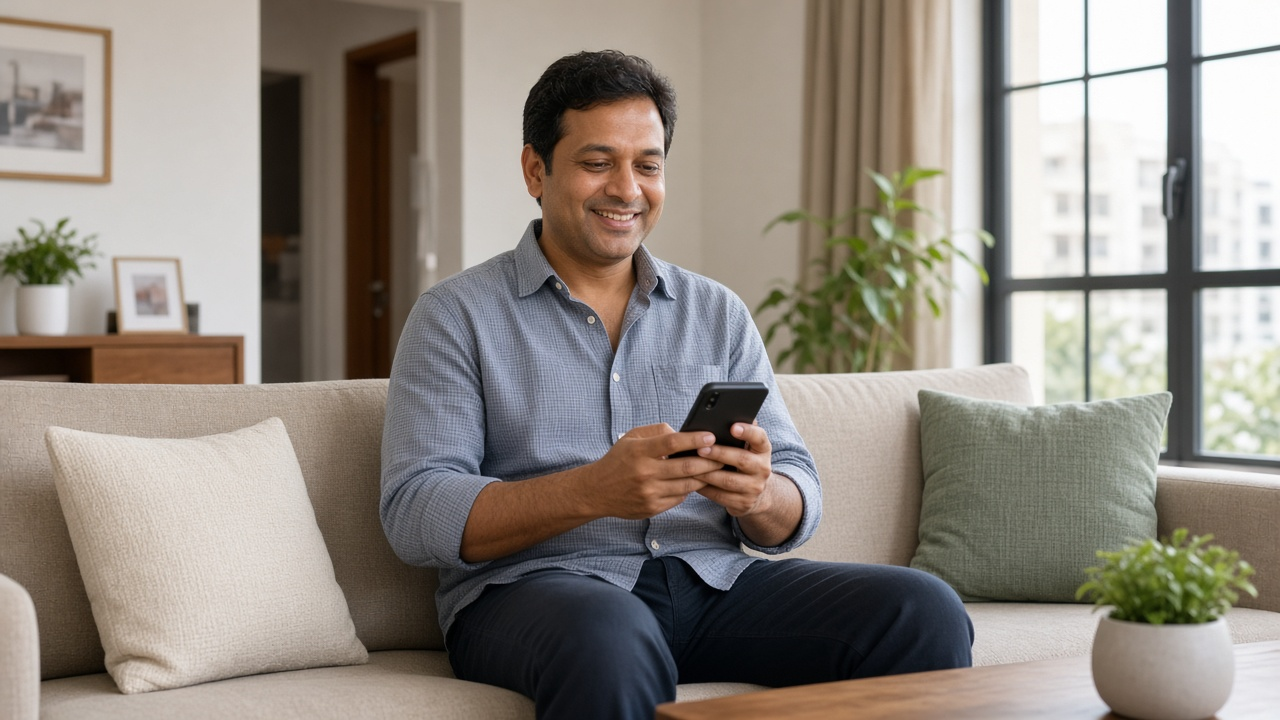
#> input picture marketing/google-ads/images/source/generic-owner-posting-phone.png, 1280 x 720 px; its folder holds only this picture in this run
$ python make_ad_images.py
#> lines starting #> are read from the running program, lines starting #| are printed output that depends on the picture
"""Crop source images into Google Ads image-asset sizes.

Usage: python marketing/google-ads/images/make_ad_images.py

Reads source/*.png and writes out/<name>-square.jpg (1:1) and out/<name>-landscape.jpg (1.91:1).
Google's minimums are 300x300 and 600x314; output is capped at the recommended 1200 px and
never upscaled. See docs/plans/google-ads-image-assets.md.
"""

from pathlib import Path

from PIL import Image

HERE = Path(__file__).parent
SRC = HERE / "source"
OUT = HERE / "out"
MAX_BYTES = 5 * 1024 * 1024
LANDSCAPE_RATIO = 1.91
MAX_SIDE = 1200

# Horizontal centre of the subject (0..1) for the square crop; default 0.5.
SQUARE_FOCUS_X = {
    "sell-handshake-keys-documents": 0.46,
    "sell-owner-photographing-balcony": 0.47,
    "generic-couple-photographing-room": 0.52,
}
# Vertical anchor (0 = keep top, 1 = keep bottom) for the landscape crop; default 0.5.
LANDSCAPE_FOCUS_Y = {
    "generic-owner-posting-phone": 0.3,
    "sell-owner-photographing-balcony": 0.3,
}


def crop_box(w: int, h: int, target_ratio: float, fx: float, fy: float) -> tuple[int, int, int, int]:
    if w / h > target_ratio:
        cw, ch = round(h * target_ratio), h
    else:
        cw, ch = w, round(w / target_ratio)
    left = min(max(round(fx * w - cw / 2), 0), w - cw)
    top = round((h - ch) * fy)
    return left, top, left + cw, top + ch


def save(img: Image.Image, path: Path) -> None:
    if img.width > MAX_SIDE:
        img = img.resize((MAX_SIDE, round(img.height * MAX_SIDE / img.width)), Image.LANCZOS)
    img.convert("RGB").save(path, "JPEG", quality=90, optimize=True)
    size = path.stat().st_size
    if size > MAX_BYTES:
        raise SystemExit(f"{path.name} is {size} bytes, over the 5 MB limit")
    print(f"{path.name}: {img.width}x{img.height}, {size // 1024} KB")


def main() -> None:
    OUT.mkdir(exist_ok=True)
    for src in sorted(SRC.glob("*.png")):
        name = src.stem
        img = Image.open(src)
#> img is the input picture: PIL image 1280x720 RGB; mean R, G, B 144.2, 136.7, 128.2
        w, h = img.size
#> w = 1280; h = 720
        save(img.crop(crop_box(w, h, 1.0, SQUARE_FOCUS_X.get(name, 0.5), 0.5)), OUT / f"{name}-square.jpg")
#> in save, `img.convert("RGB").save(path, "JPEG", quality=90, optimize=True)`:
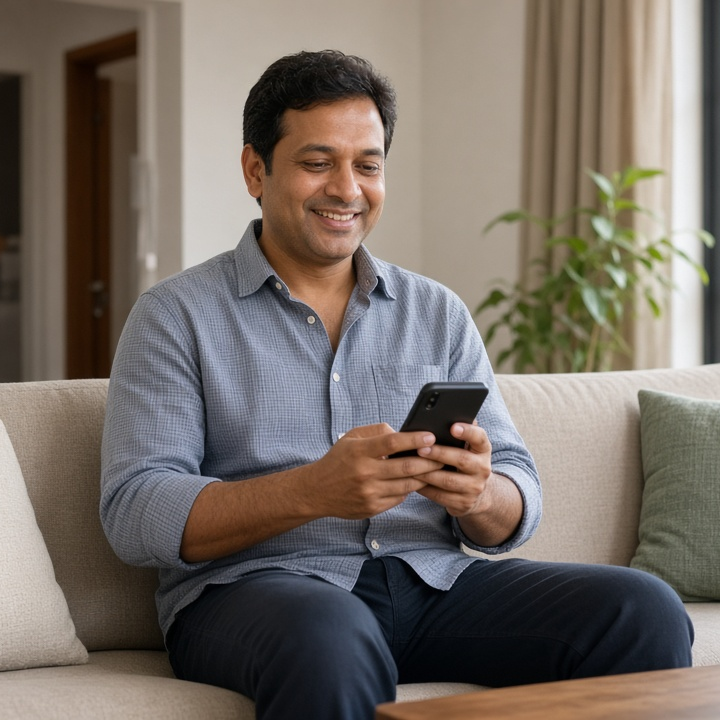
#> saved as generic-owner-posting-phone-square.jpg: PIL image 720x720 RGB; mean R, G, B 118.3, 108.9, 100.7
#| generic-owner-posting-phone-square.jpg: 720x720, 108 KB
        save(
            img.crop(crop_box(w, h, LANDSCAPE_RATIO, 0.5, LANDSCAPE_FOCUS_Y.get(name, 0.5))),
            OUT / f"{name}-landscape.jpg",
        )
#> in save (call 2), `img = img.resize((MAX_SIDE, round(img.height * MAX_SIDE / img.width)),..`:
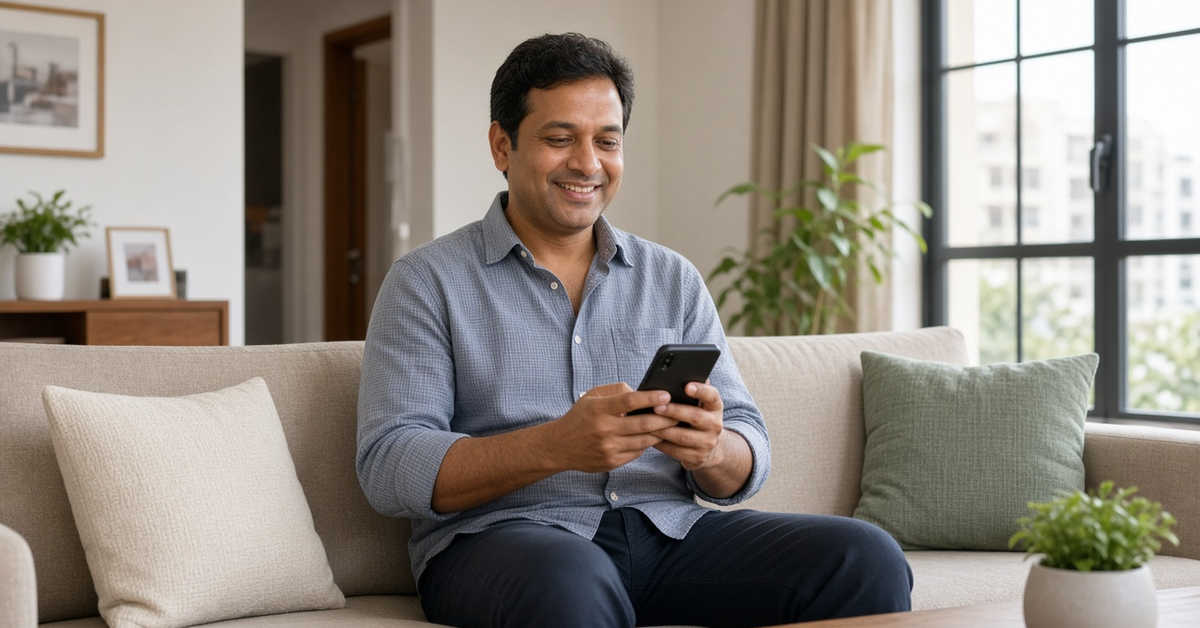
#> img: PIL image 1200x628 RGB; mean R, G, B 143.1, 136.1, 127.7
#| generic-owner-posting-phone-landscape.jpg: 1200x628, 142 KB


if __name__ == "__main__":
    main()

$ run again, on marketing/google-ads/images/source/generic-phone-at-window.png
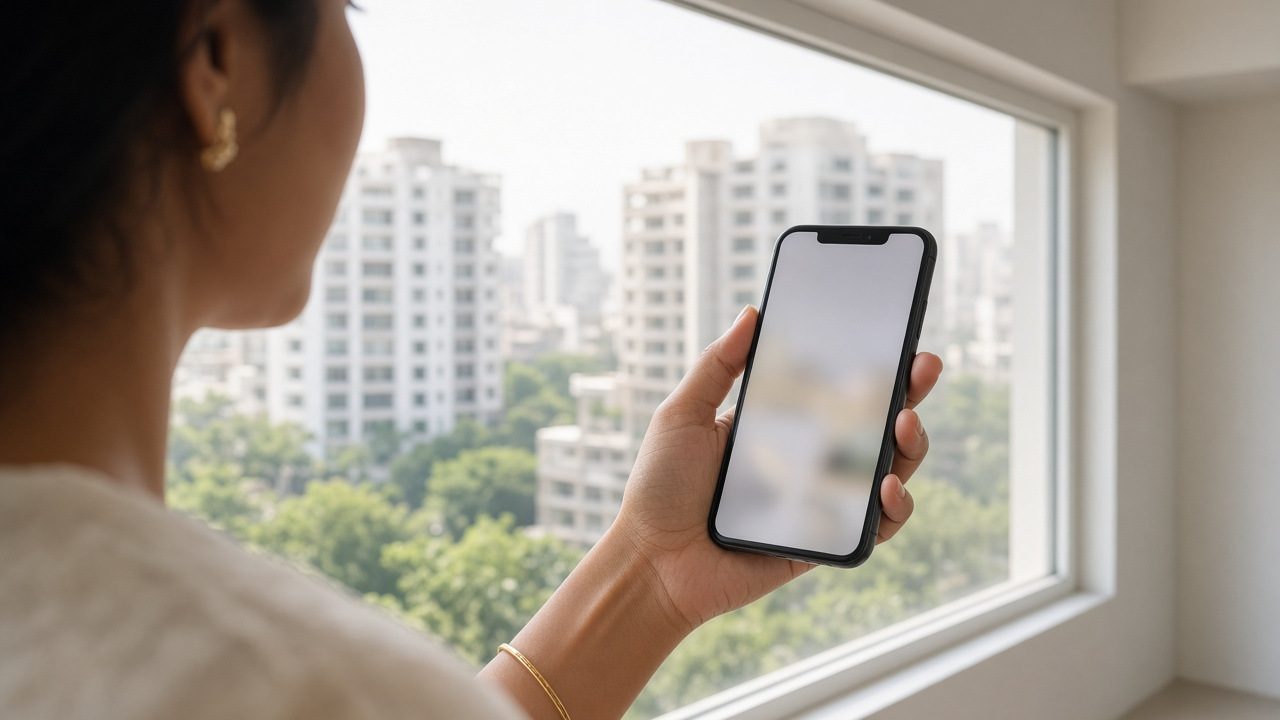
#> input picture marketing/google-ads/images/source/generic-phone-at-window.png, 1280 x 720 px
#> in main, img is the input picture: PIL image 1280x720 RGB; mean R, G, B 164.4, 156.1, 145.6
#> in save, `img.convert("RGB").save(path, "JPEG", quality=90, optimize=True)`:
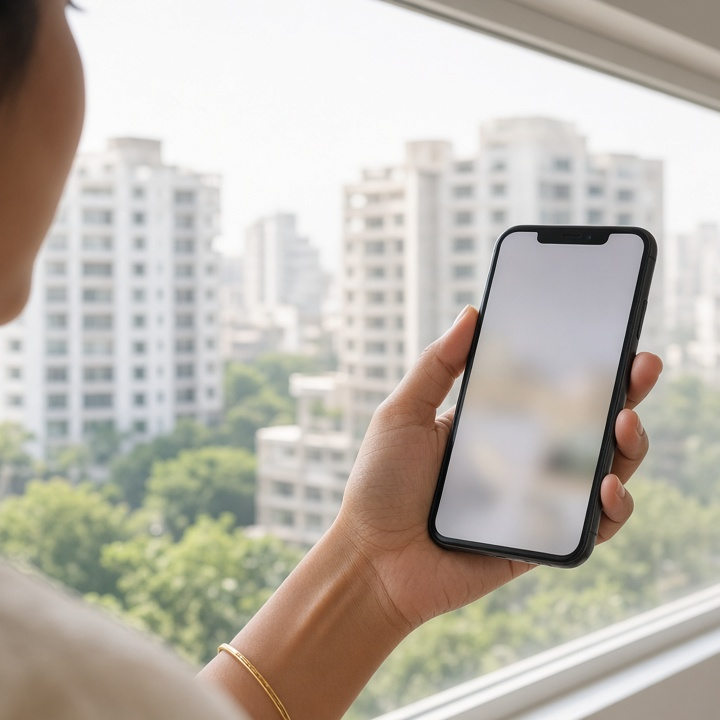
#> saved as generic-phone-at-window-square.jpg: PIL image 720x720 RGB; mean R, G, B 189.5, 183.3, 173.7
#| generic-phone-at-window-square.jpg: 720x720, 73 KB
#> in save (call 2), `img = img.resize((MAX_SIDE, round(img.height * MAX_SIDE / img.width)),..`:
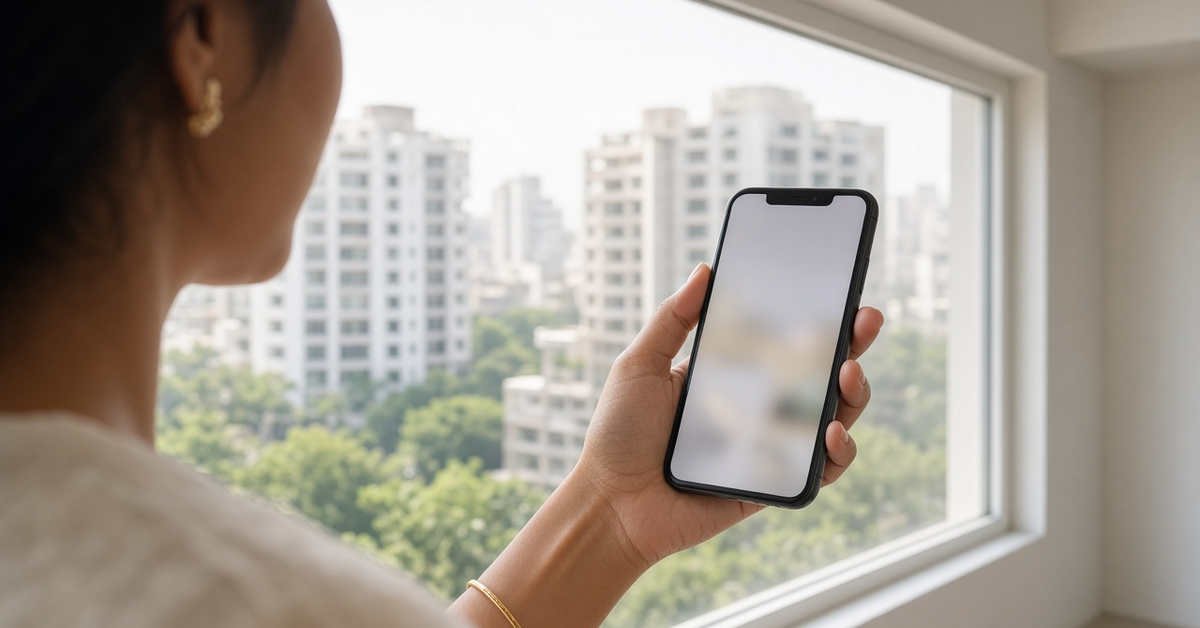
#> img: PIL image 1200x628 RGB; mean R, G, B 165.4, 157.2, 146.8
#| generic-phone-at-window-landscape.jpg: 1200x628, 86 KB

$ run again, on marketing/google-ads/images/source/sell-family-outside-house.png
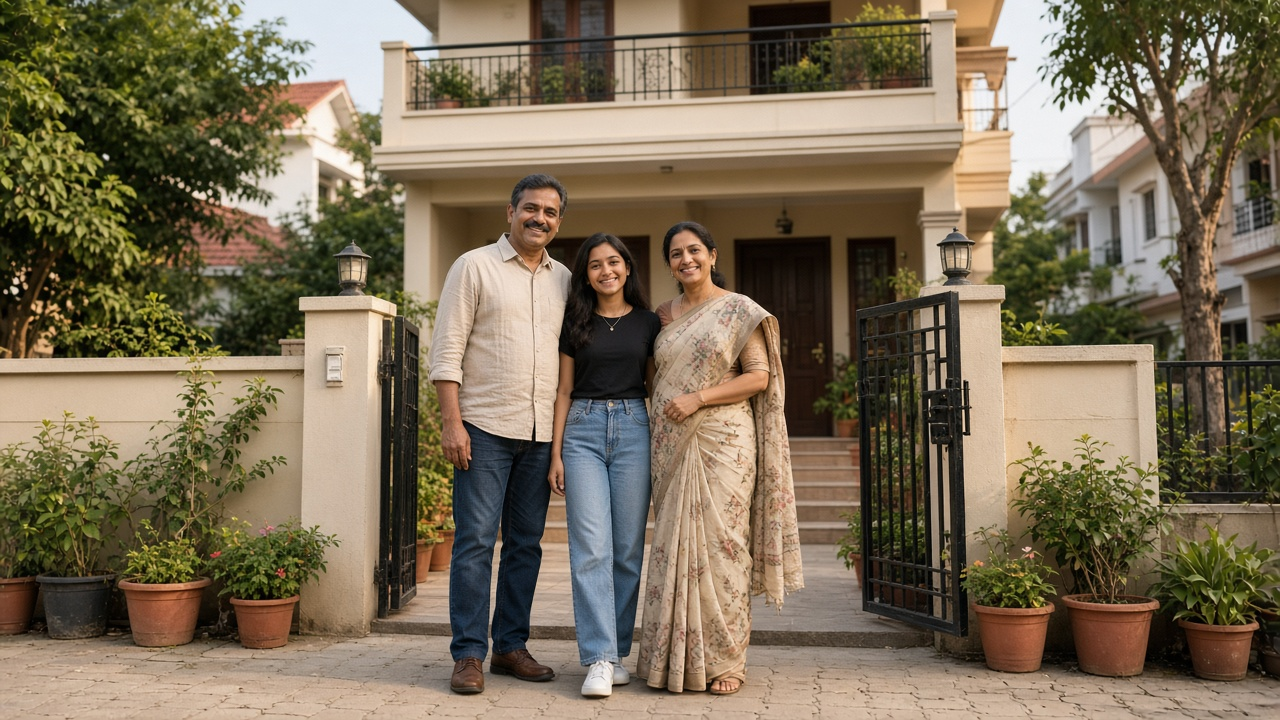
#> input picture marketing/google-ads/images/source/sell-family-outside-house.png, 1280 x 720 px
#> in main, img is the input picture: PIL image 1280x720 RGB; mean R, G, B 123.5, 109.9, 86.9
#> in save, `img.convert("RGB").save(path, "JPEG", quality=90, optimize=True)`:
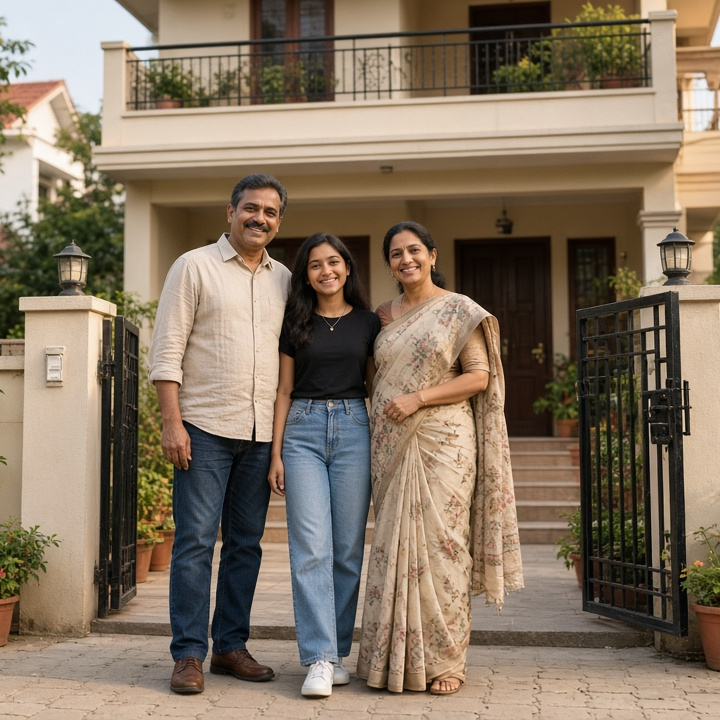
#> saved as sell-family-outside-house-square.jpg: PIL image 720x720 RGB; mean R, G, B 132.6, 116.4, 97.5
#| sell-family-outside-house-square.jpg: 720x720, 148 KB
#> in save (call 2), `img = img.resize((MAX_SIDE, round(img.height * MAX_SIDE / img.width)),..`:
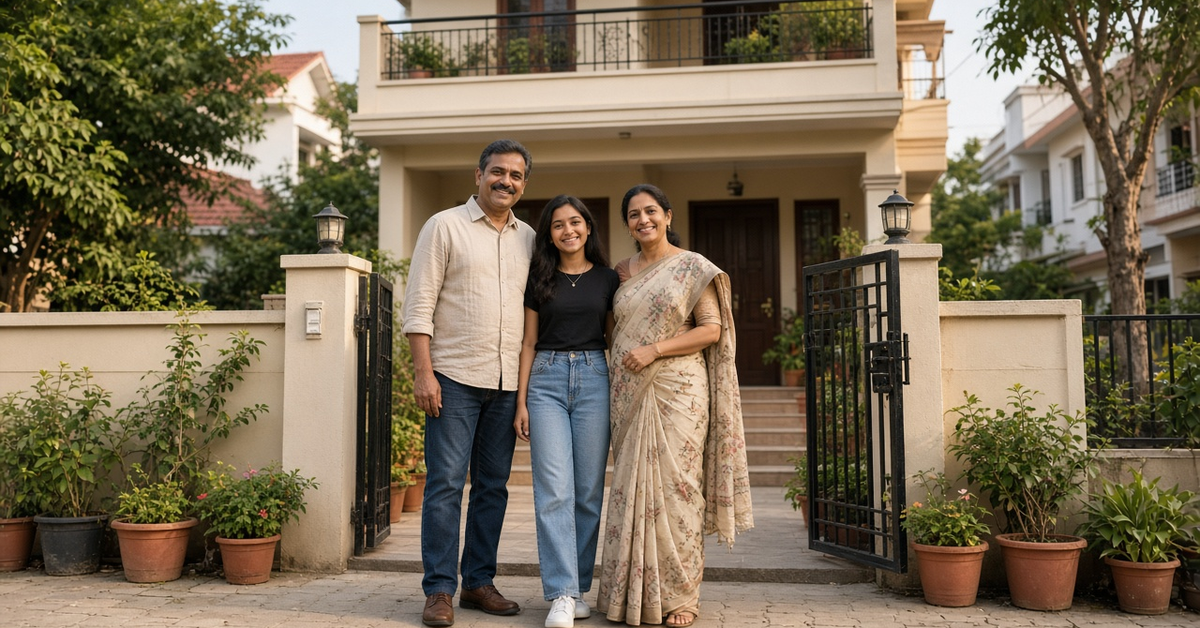
#> img: PIL image 1200x628 RGB; mean R, G, B 120.9, 107.5, 84.5
#| sell-family-outside-house-landscape.jpg: 1200x628, 230 KB

$ run again, on marketing/google-ads/images/source/sell-handshake-keys-documents.png
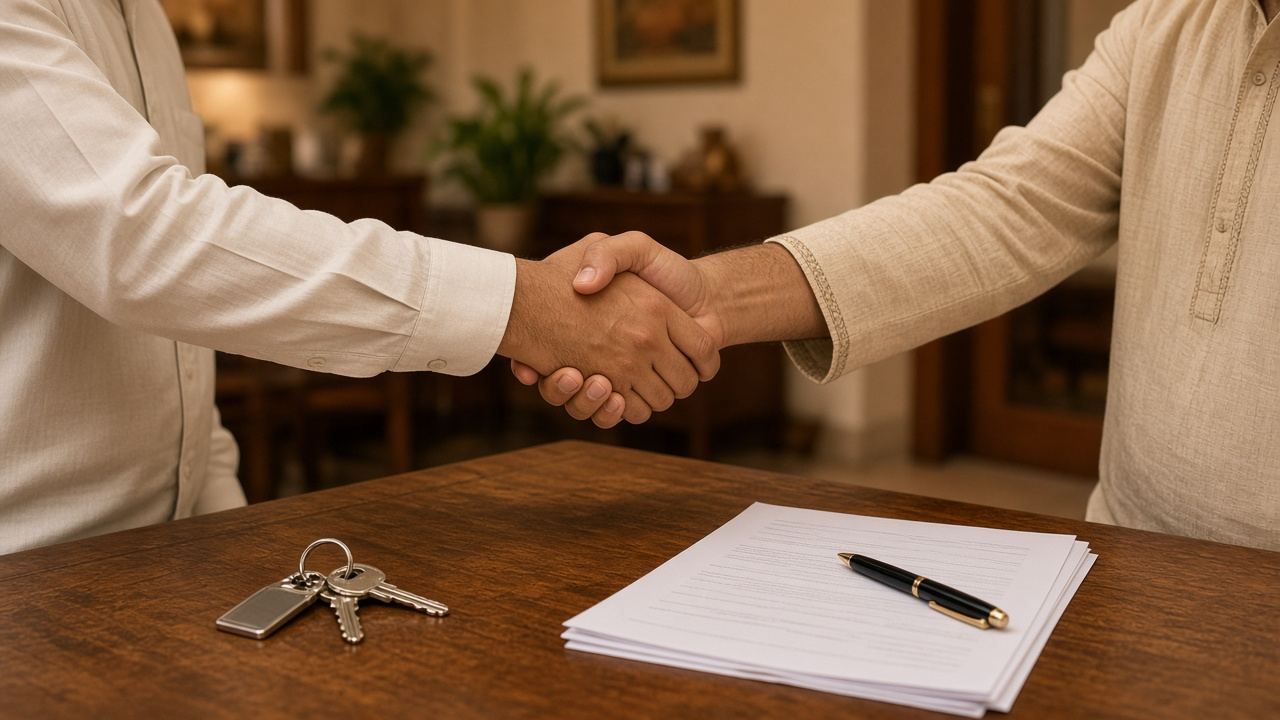
#> input picture marketing/google-ads/images/source/sell-handshake-keys-documents.png, 1280 x 720 px
#> in main, img is the input picture: PIL image 1280x720 RGB; mean R, G, B 134.1, 101.2, 74.2
#> in save, `img.convert("RGB").save(path, "JPEG", quality=90, optimize=True)`:
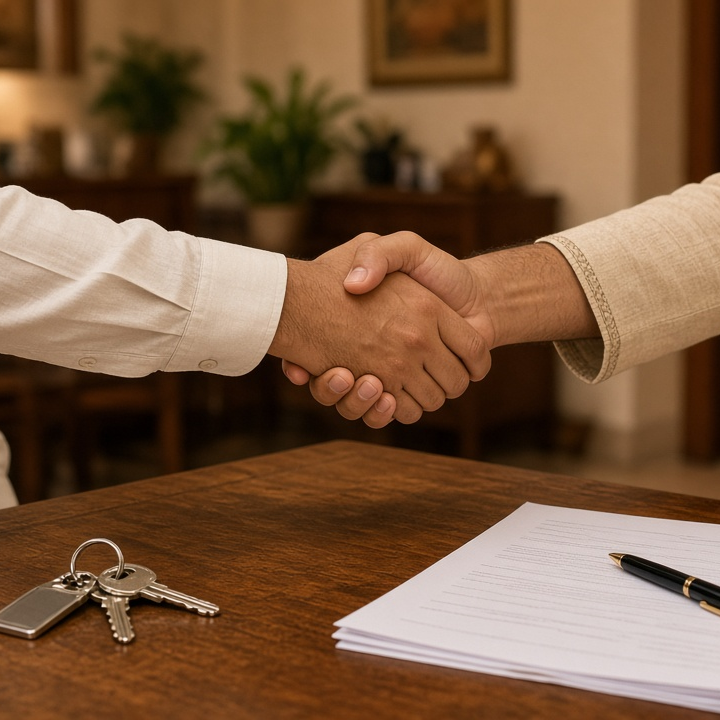
#> saved as sell-handshake-keys-documents-square.jpg: PIL image 720x720 RGB; mean R, G, B 123.9, 90.3, 63.3
#| sell-handshake-keys-documents-square.jpg: 720x720, 89 KB
#> in save (call 2), `img = img.resize((MAX_SIDE, round(img.height * MAX_SIDE / img.width)),..`:
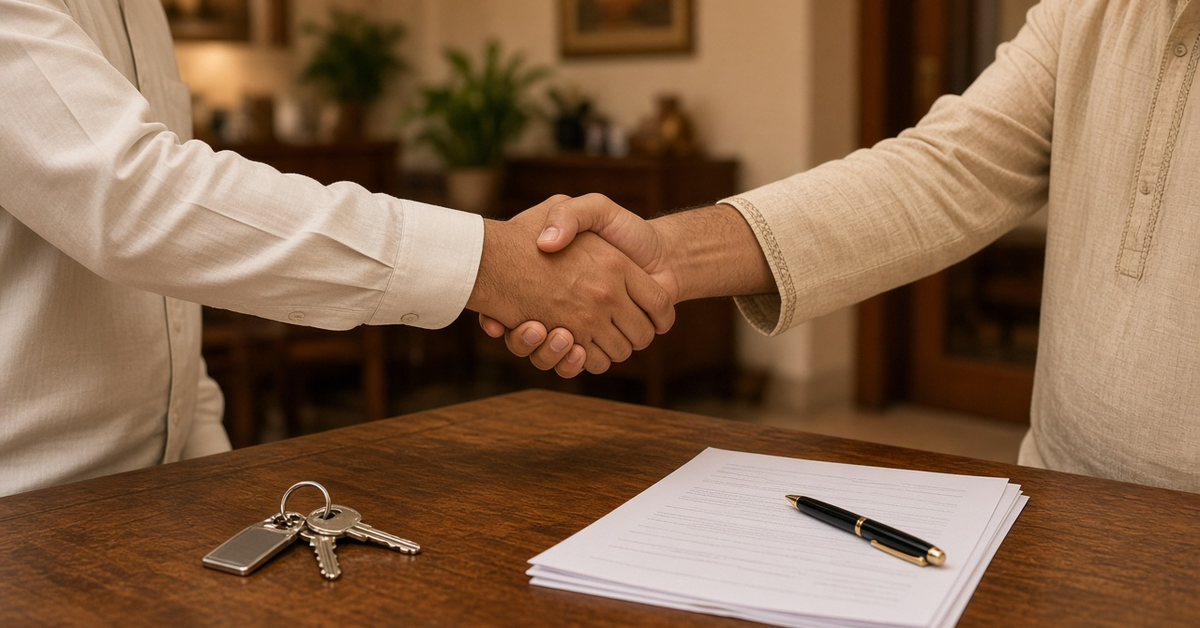
#> img: PIL image 1200x628 RGB; mean R, G, B 134.7, 102.5, 76.1
#| sell-handshake-keys-documents-landscape.jpg: 1200x628, 139 KB
